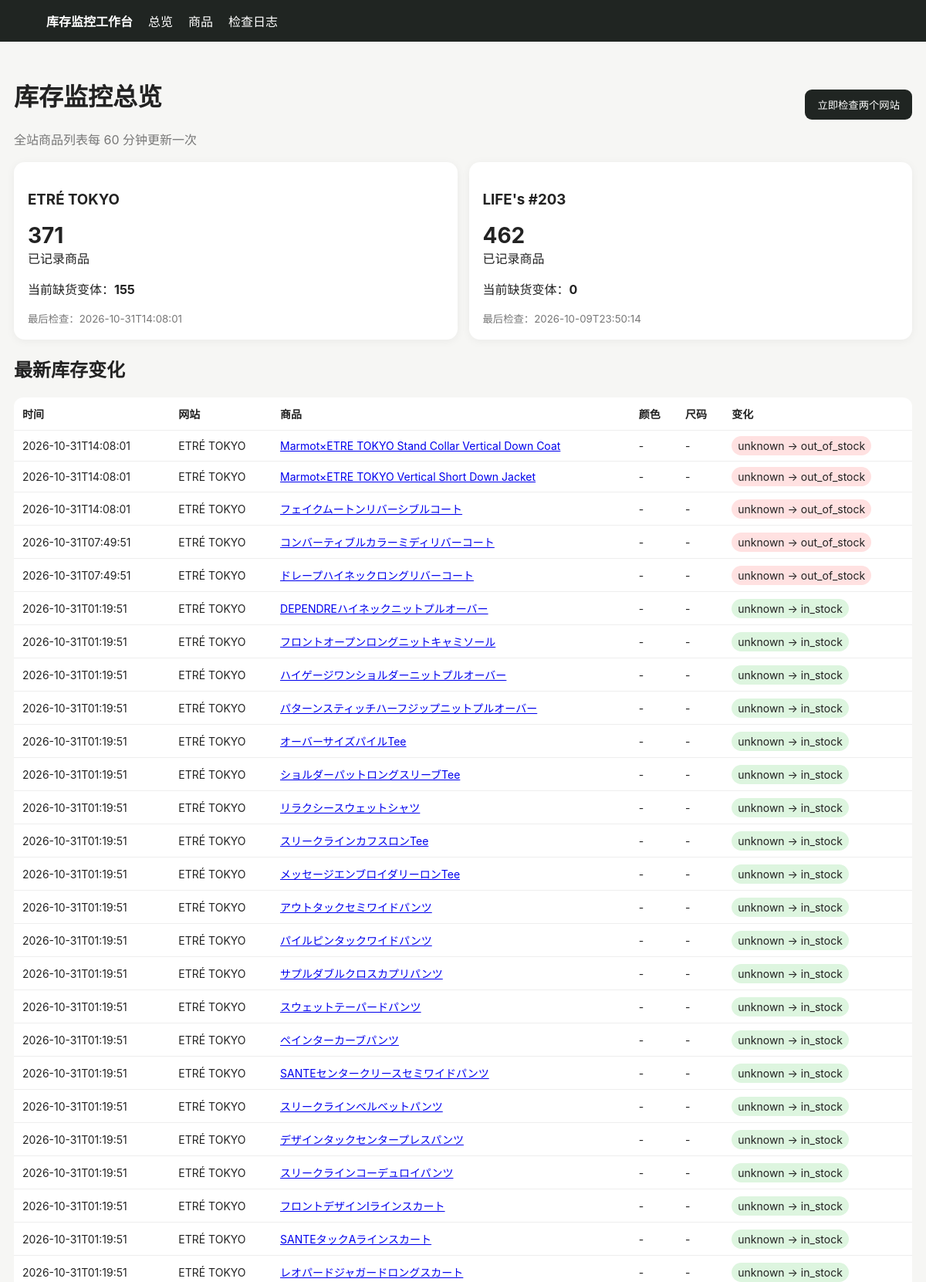
The page / (upper part) on the database its author committed.
### tables this page shows
CREATE TABLE products (
 id INTEGER PRIMARY KEY AUTOINCREMENT,
 site TEXT NOT NULL,
 url TEXT NOT NULL UNIQUE,
 name TEXT NOT NULL,
 price TEXT,
 image_url TEXT,
 first_seen TEXT NOT NULL,
 last_seen TEXT NOT NULL
);

### app/main.py (the view)
@app.get("/")
def dashboard(request: Request):
    with conn() as c:
        sites = c.execute("""
        SELECT p.site, COUNT(DISTINCT p.id) products,
        SUM(CASE WHEN v.status='out_of_stock' THEN 1 ELSE 0 END) out_count,
        MAX(v.last_checked) last_checked
        FROM products p LEFT JOIN variants v ON v.product_id=p.id
        GROUP BY p.site ORDER BY p.site
        """).fetchall()
        changes = c.execute("""
        SELECT ch.*,p.site,p.name,p.url,p.image_url
        FROM changes ch JOIN products p ON p.id=ch.product_id
        ORDER BY ch.detected_at DESC LIMIT 100
        """).fetchall()
        runs = c.execute("SELECT * FROM runs ORDER BY id DESC LIMIT 20").fetchall()
    return templates.TemplateResponse("dashboard.html", {"request":request,"sites":sites,"changes":changes,"runs":runs})

### app/templates/dashboard.html (shortened to what this page needs)
{% extends "base.html" %}{% block content %}
<div class="top"><div><h1>库存监控总览</h1><div class="muted">全站商品列表每 60 分钟更新一次</div></div>
<form method="post" action="/run"><button>立即检查两个网站</button></form></div>
<div class="grid">{% for s in sites %}<div class="card"><h3>{{s.site}}</h3><div class="big">{{s.products or 0}}</div><div>已记录商品</div><p>当前缺货变体：<b>{{s.out_count or 0}}</b></p><small class="muted">最后检查：{{s.last_checked or "尚未检查"}}</small></div>{% endfor %}</div>
<h2>最新库存变化</h2><table><tr><th>时间</th><th>网站</th><th>商品</th><th>颜色</th><th>尺码</th><th>变化</th></tr>
{% for x in changes %}<tr><td>{{x.detected_at}}</td><td>{{x.site}}</td><td><a href="/product/{{x.product_id}}">{{x.name}}</a></td><td>{{x.color or "-"}}</td><td>{{x.size or "-"}}</td><td><span class="badge {{x.new_status}}">{{x.old_status}} → {{x.new_status}}</span></td></tr>{% else %}<tr><td colspan="6">第一次扫描后这里会显示变化。首次建立库存快照不会产生变化提醒。</td></tr>{% endfor %}</table>
{% endblock %}

### app/templates/base.html (style rules this page uses)
body { font-family:-apple-system,BlinkMacSystemFont,"Segoe UI",sans-serif;background:#f6f6f4;color:#222;margin:0 }
.grid { display:grid;grid-template-columns:repeat(auto-fit,minmax(240px,1fr));gap:15px }
.card { background:#fff;border-radius:14px;padding:18px;box-shadow:0 2px 12px #0000000d }
.big { font-size:28px;font-weight:700 }
button { background:#202522;color:#fff;border:0;border-radius:9px;padding:10px 16px;cursor:pointer }
table { width:100%;border-collapse:collapse;background:#fff;border-radius:12px;overflow:hidden }
th,td { padding:11px;border-bottom:1px solid #eee;text-align:left;font-size:14px }
.badge { padding:4px 8px;border-radius:999px;background:#eee }
.out_of_stock { background:#ffe1e1 }
.in_stock { background:#ddf5df }
.muted { color:#777 }
.top { display:flex;justify-content:space-between;align-items:center;margin-bottom:18px }

### rows shown on the page
products: detected_at "2026-10-31T14:08:01", site "ETRÉ TOKYO", name "Marmot×ETRE TOKYO Stand Collar Vertical Down Coat", color "-", size "-", old_status "unknown", new_status "out_of_stock"
products: detected_at "2026-10-31T14:08:01", site "ETRÉ TOKYO", name "Marmot×ETRE TOKYO Vertical Short Down Jacket", color "-", size "-", old_status "unknown", new_status "out_of_stock"
products: detected_at "2026-10-31T14:08:01", site "ETRÉ TOKYO", name "フェイクムートンリバーシブルコート", color "-", size "-", old_status "unknown", new_status "out_of_stock"
products: detected_at "2026-10-31T07:49:51", site "ETRÉ TOKYO", name "コンバーティブルカラーミディリバーコート", color "-", size "-", old_status "unknown", new_status "out_of_stock"
products: detected_at "2026-10-31T07:49:51", site "ETRÉ TOKYO", name "ドレープハイネックロングリバーコート", color "-", size "-", old_status "unknown", new_status "out_of_stock"
products: detected_at "2026-10-31T01:19:51", site "ETRÉ TOKYO", name "DEPENDREハイネックニットプルオーバー", color "-", size "-", old_status "unknown", new_status "in_stock"
products: detected_at "2026-10-31T01:19:51", site "ETRÉ TOKYO", name "フロントオープンロングニットキャミソール", color "-", size "-", old_status "unknown", new_status "in_stock"
products: detected_at "2026-10-31T01:19:51", site "ETRÉ TOKYO", name "ハイゲージワンショルダーニットプルオーバー", color "-", size "-", old_status "unknown", new_status "in_stock"
products: detected_at "2026-10-31T01:19:51", site "ETRÉ TOKYO", name "パターンスティッチハーフジップニットプルオーバー", color "-", size "-", old_status "unknown", new_status "in_stock"
products: detected_at "2026-10-31T01:19:51", site "ETRÉ TOKYO", name "オーバーサイズパイルTee", color "-", size "-", old_status "unknown", new_status "in_stock"
products: detected_at "2026-10-31T01:19:51", site "ETRÉ TOKYO", name "ショルダーパットロングスリーブTee", color "-", size "-", old_status "unknown", new_status "in_stock"
products: detected_at "2026-10-31T01:19:51", site "ETRÉ TOKYO", name "リラクシースウェットシャツ", color "-", size "-", old_status "unknown", new_status "in_stock"
products: detected_at "2026-10-31T01:19:51", site "ETRÉ TOKYO", name "スリークラインカフスロンTee", color "-", size "-", old_status "unknown", new_status "in_stock"
products: detected_at "2026-10-31T01:19:51", site "ETRÉ TOKYO", name "メッセージエンブロイダリーロンTee", color "-", size "-", old_status "unknown", new_status "in_stock"
products: detected_at "2026-10-31T01:19:51", site "ETRÉ TOKYO", name "アウトタックセミワイドパンツ", color "-", size "-", old_status "unknown", new_status "in_stock"
products: detected_at "2026-10-31T01:19:51", site "ETRÉ TOKYO", name "パイルピンタックワイドパンツ", color "-", size "-", old_status "unknown", new_status "in_stock"
products: detected_at "2026-10-31T01:19:51", site "ETRÉ TOKYO", name "サプルダブルクロスカプリパンツ", color "-", size "-", old_status "unknown", new_status "in_stock"
products: detected_at "2026-10-31T01:19:51", site "ETRÉ TOKYO", name "スウェットテーパードパンツ", color "-", size "-", old_status "unknown", new_status "in_stock"
products: detected_at "2026-10-31T01:19:51", site "ETRÉ TOKYO", name "ペインターカーブパンツ", color "-", size "-", old_status "unknown", new_status "in_stock"
products: detected_at "2026-10-31T01:19:51", site "ETRÉ TOKYO", name "SANTEセンタークリースセミワイドパンツ", color "-", size "-", old_status "unknown", new_status "in_stock"
products: detected_at "2026-10-31T01:19:51", site "ETRÉ TOKYO", name "スリークラインベルベットパンツ", color "-", size "-", old_status "unknown", new_status "in_stock"
products: detected_at "2026-10-31T01:19:51", site "ETRÉ TOKYO", name "デザインタックセンタープレスパンツ", color "-", size "-", old_status "unknown", new_status "in_stock"
products: detected_at "2026-10-31T01:19:51", site "ETRÉ TOKYO", name "スリークラインコーデュロイパンツ", color "-", size "-", old_status "unknown", new_status "in_stock"
products: detected_at "2026-10-31T01:19:51", site "ETRÉ TOKYO", name "フロントデザインIラインスカート", color "-", size "-", old_status "unknown", new_status "in_stock"
products: detected_at "2026-10-31T01:19:51", site "ETRÉ TOKYO", name "SANTEタックAラインスカート", color "-", size "-", old_status "unknown", new_status "in_stock"
products: detected_at "2026-10-31T01:19:51", site "ETRÉ TOKYO", name "レオパードジャガードロングスカート", color "-", size "-", old_status "unknown", new_status "in_stock"

### other values the page prints
{{ s.site }} "ETRÉ TOKYO" "LIFE's #203"
{{ s.products or 0 }} "371" "462"
{{ s.out_count or 0 }} "155" "0"
{{ s.last_checked or "尚未检查" }} "2026-10-31T14:08:01" "2026-10-09T23:50:14"
